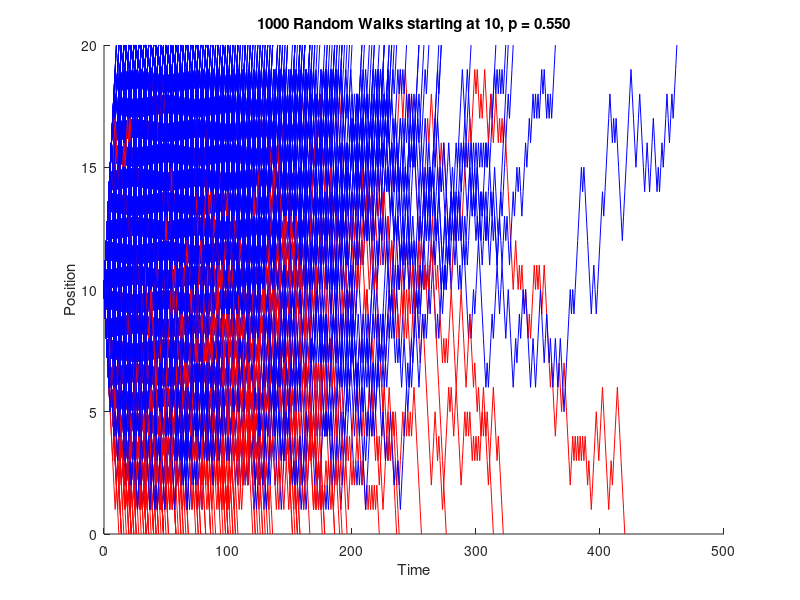
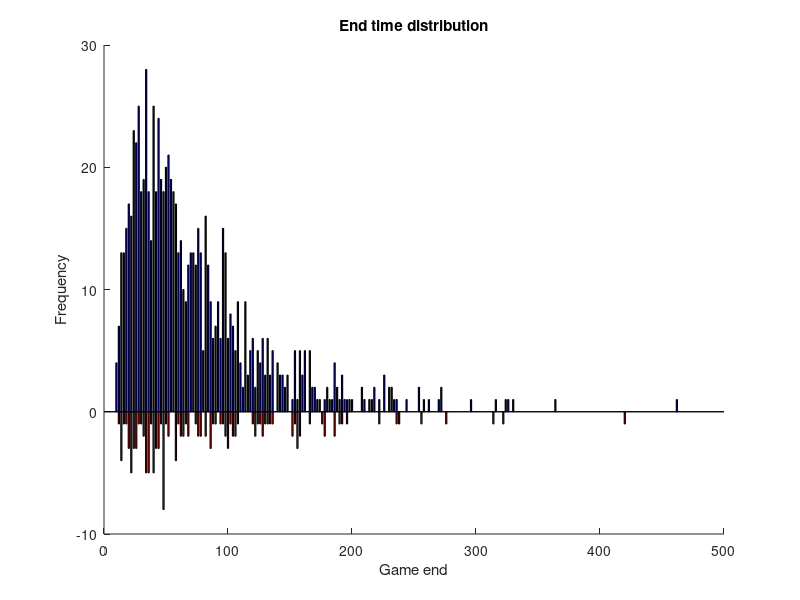

Reproduce these figures in MATLAB, in order.
close all
ii = 10;
p = 0.55;
B = 20;

N_trials = 1000;
wins = 0;
losses = 0;
win_times = [];
loss_times = [];
win_time_counts = [];
loss_time_counts = [];
figure
hold on
for trial = 1:N_trials
    X = ii; % X is our position
    t = 0; % t is time
    win_times = [];
    loss_times = [];
    while X(end) < B && X(end) > 0
        % fill in some code here
        % remember that rand < p is 1 with probability p and 0 with probability
        % q = 1 - p
        f = 2 * (rand < p) - 1; % f is +/- 1
        X = [X (X(end) + f)];
        t = t + 1;
    end
    if X(end) == 0
        losses = losses + 1;
        loss_times = [loss_times t];
        plot(0:t, X, 'color','red')
        if length(loss_time_counts) < t
            loss_time_counts(t) = 1;
        else
            loss_time_counts(t) = loss_time_counts(t) + 1;
        end
    else
        wins = wins + 1;
        win_times = [win_times t];
        plot(0:t, X, 'color', 'blue')
        if length(win_time_counts) < t
            win_time_counts(t) = 1;
        else
            win_time_counts(t) = win_time_counts(t) + 1;
        end
    end
end
ylim([0, B])
title(sprintf("%d Random Walks starting at %d, p = %4.3f", N_trials, ii, p))
ylabel("Position")
xlabel("Time")
hold off

figure
hold on
if numel(win_time_counts) > 0
    bar(win_time_counts, 1, "stacked", "blue")
end
if numel(loss_time_counts) > 0
    bar(-loss_time_counts, 1, "stacked", "red")
end
title("End time distribution")
xlabel("Game end")
ylabel("Frequency")
hold off

win_pct = 100 * wins / (wins + losses);
rho = (1 - p) / p;
predict_win_pct = 100 * sum(rho .^ (1:ii)) / sum(rho .^ (1:B));
fprintf('Starting at %d / %d, with p = %4.2f, we won %4.2f %% of the time. Predicted %4.2f %%\n', ii, B, p, win_pct, predict_win_pct)
